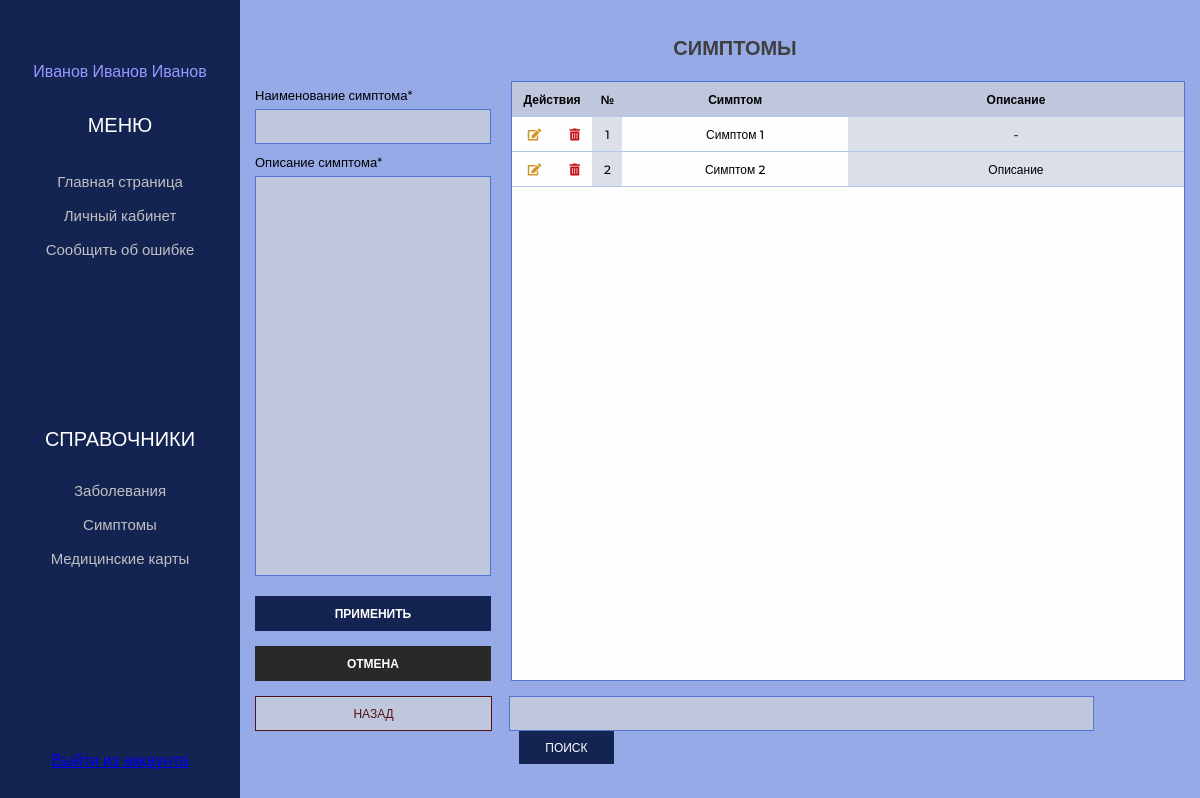
The app's page /symptom (signed in), older data.
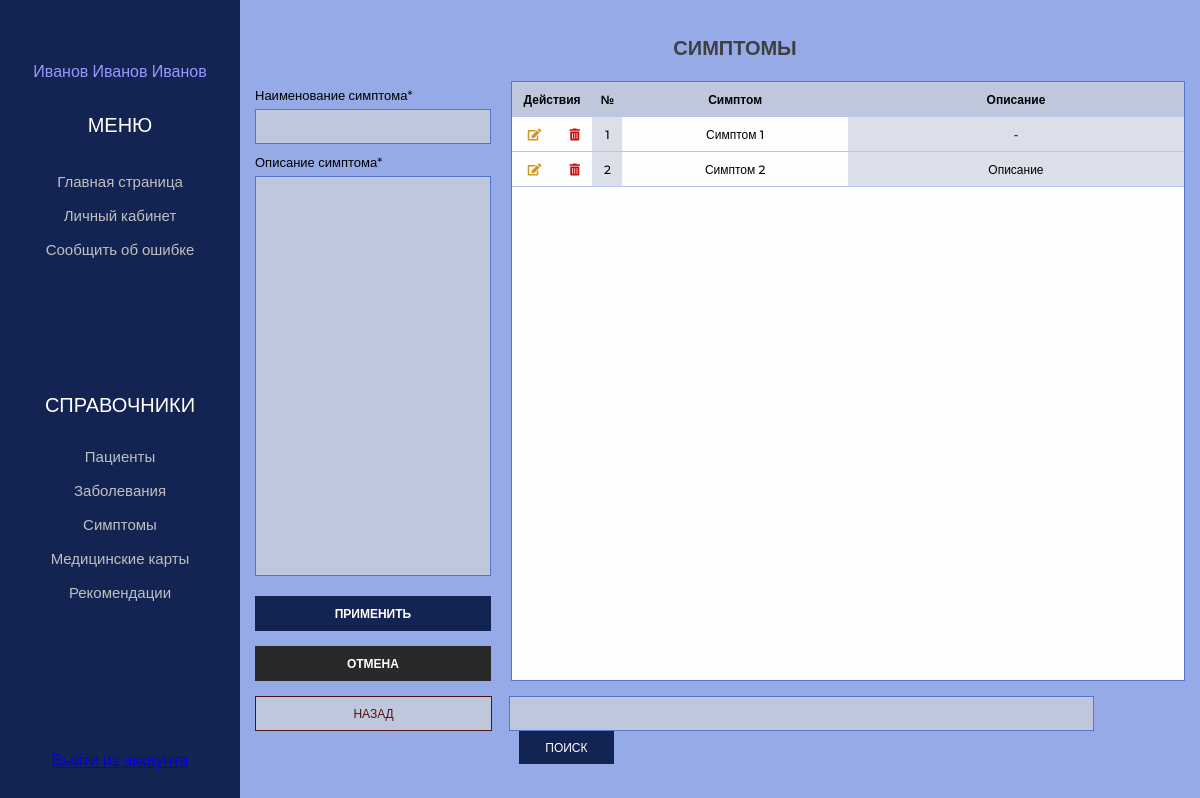
The same page, newer data.
### app/views.py (the view)
# urls.py: path('symptom', views.symptom, name='symptom'),
def symptom(request):
    error = ''
    search_query = request.GET.get('search','')
    if search_query:
        elements = Symptom.objects.filter(Q(name_symptom__icontains=search_query) |
        Q(description_symptom__icontains=search_query))
    else:
        elements = Symptom.objects.all()
    if request.method == 'POST':
        form = SymptomForm(request.POST)
        if form.is_valid():
            form.save()
        else:
            error = 'Возникла ошибка'
    form = SymptomForm()
    context = {'elements': elements, 'form': form}
    return render(request, 'app/doctor/Symptom.html', context)

### app/forms.py
class SymptomForm(ModelForm):
    class Meta:
        model = Symptom
        fields = '__all__'
        widgets = {
            "name_symptom": TextInput(attrs={
                'class': 'input_text',
                'required': 'true'
            }),
            "description_symptom": Textarea(attrs={
                'class': 'input_text symptom',
                'required': 'true'
            })
        }

### app/templates/app/doctor/Symptom.html (shortened to what this page needs)
{% extends 'app/doctor/base_nav.html' %}
{% load static %}
{% block content %}
<section class="main">
    <div class="container">
        <div class="header">
            <div class="header_conatiner">
                <h1 class="header_title">СИМПТОМЫ</h1>
            </div>
        </div>
        <form action="{{ data.symptom }}" method="POST" class="section" name='form_name'>
            <div class="left_block">
            <div class="left_items">
                    <p class="input_title">Наименование симптома*</p>
                    {{ form.name_symptom }}
                </div>
                <div class="left_items">
                    <p class="input_title">Описание симптома*</p>
                    {{ form.description_symptom }}
                </div>
                <div class="buttons">
                        <button type="submit" class="left_button">ПРИМЕНИТЬ</button>
                        <a href="{% url 'symptom' %}" class="link">
                            <div class="left_button cancel">ОТМЕНА</div>
                        </a>
                </div>
            </div>
            <div class="right_block">
            {% if elements %}
                <table class="table symptom" border="0" cellspacing="0">
                    <tr class="header_table">
                        <th width="12%" colspan="2">Действия</th>
                        <th width="30px">№</th>
                        <th >Симптом</th>
                        <th width="50%">Описание</th>
                    </tr>
                        {% for el in elements %}
                        <tr class="header_table">
                            <td>
                                <a href="{% url 'symptom_update' el.id  %}"><i style="color:rgb(209, 149, 36)" class="fas fa-edit"></i></a>
                            </td>
                            <td>
                                <a href="{% url 'symptom_delete' el.id  %}"><i style="color:rgb(196, 14, 14)"  class="fas fa-trash-alt"></i></a>
                            </td>
                            <td class="color">{{ el.id }}</td>
                            <td>{{ el.name_symptom }}</td>
                            <td class="color" width="30%">{{ el.description_symptom }}</td>
                        </tr>
                        {% endfor %}
                    {% else %}
                    <tr class="header_table">
                    <td width=90%><p style="margin:20px 20px 20px 20px" class="input_title">У вас нет записей</p></td>
                    </tr>
                    {% endif %}
                </table>
            </div>
        </form>
        <form action="{% url 'symptom' %}" method="GET">
            <div class="bottom_panel">
                <a href="#" class="back">НАЗАД</a>
                <div class="search_panel">
                    <input type="text" class="search" name="search" />
                    <button type="submit" class="bottom_button">ПОИСК</button>
                </div>
            </div>
        </form>
    </div>
</section>
{% endblock content %}

### app/templates/app/doctor/base_nav.html (shortened to what this page needs)
{% load static %}
<!DOCTYPE html>
<html lang="ru">
<head>
    <link rel="stylesheet" href="{% static 'app/css/style.css' %}" />
    <link rel="stylesheet" href="https://use.fontawesome.com/releases/v5.8.2/css/all.css">
</head>
<body>
    <section class="panel">
        <p class="user">{{request.user.surname_doctor}} {{request.user.name_doctor}} {{request.user.middlename_doctor}}</p>
        <p class="panel_title">МЕНЮ</p>
        <a class="profile" href="{% url 'index' %}">Главная страница</a>
        <a class="profile two" href="{% url 'profile' %}">Личный кабинет</a>
        <a class="profile two" href="{% url 'report' %}">Сообщить об ошибке</a>
        <ul class="directory">
            <p class="panel_title_two">СПРАВОЧНИКИ</p>
            {% if request.user.is_staff %}
                <li class="li"><a class="link" href="{% url 'patient' %}">Пациенты</a></li>
            {% endif %}
            <li class="li"><a class="link" href="{% url 'disease' %}">Заболевания</a></li>
            <li class="li"><a class="link" href="{% url 'symptom' %}">Симптомы</a></li>
            <li class="li"><a class="link" href="{% url 'medicalRecord' %}">Медицинские карты</a></li>
            {% if request.user.is_staff %}
                <li class="li"><a class="link" href="{% url 'recommendation' %}">Рекомендации</a></li>
            {% endif %}
        </ul>
        <a class="link" href="{% url 'logout' %}">Выйти из аккаунта</a>
    </section>
    {% block content %}
    {% endblock %}
</body>
</html>

Row changes from the older to the newer data that the page shows:
changed Account "Иванов": is_staff False → True (drawn)
Text that changed along with them:
text now shown: "Пациенты Рекомендации"
